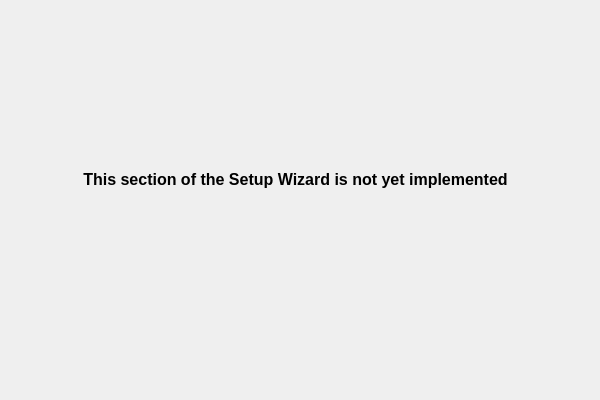
<?xml version="1.0" encoding="UTF-8"?>
<ui version="4.0">
 <class>NotYetImplementedPage</class>
 <widget class="QWizardPage" name="NotYetImplementedPage">
  <property name="geometry">
   <rect>
    <x>0</x>
    <y>0</y>
    <width>600</width>
    <height>400</height>
   </rect>
  </property>
  <property name="windowTitle">
   <string>WizardPage</string>
  </property>
  <widget class="QLabel" name="label_2">
   <property name="geometry">
    <rect>
     <x>20</x>
     <y>170</y>
     <width>551</width>
     <height>51</height>
    </rect>
   </property>
   <property name="text">
    <string>&lt;html&gt;&lt;head/&gt;&lt;body&gt;&lt;p align=&quot;center&quot;&gt;&lt;span style=&quot; font-family:'MS Shell Dlg 2'; font-size:12pt; font-weight:600;&quot;&gt;This section of the Setup Wizard is not yet implemented&lt;/span&gt;&lt;/p&gt;&lt;/body&gt;&lt;/html&gt;</string>
   </property>
   <property name="alignment">
    <set>Qt::AlignLeading|Qt::AlignLeft|Qt::AlignTop</set>
   </property>
   <property name="wordWrap">
    <bool>true</bool>
   </property>
  </widget>
 </widget>
 <resources/>
 <connections/>
</ui>
